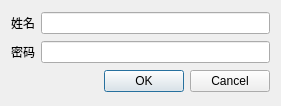
<?xml version="1.0" encoding="UTF-8"?>
<ui version="4.0">
 <class>CDialog</class>
 <widget class="QDialog" name="CDialog">
  <property name="geometry">
   <rect>
    <x>0</x>
    <y>0</y>
    <width>281</width>
    <height>106</height>
   </rect>
  </property>
  <property name="windowTitle">
   <string>Dialog</string>
  </property>
  <layout class="QGridLayout" name="gridLayout">
   <item row="0" column="0">
    <widget class="QLabel" name="label_gif">
     <property name="text">
      <string>姓名</string>
     </property>
    </widget>
   </item>
   <item row="0" column="1">
    <widget class="QLineEdit" name="lineEdit"/>
   </item>
   <item row="1" column="1">
    <widget class="QLineEdit" name="lePassword"/>
   </item>
   <item row="1" column="0">
    <widget class="QLabel" name="label_gif_2">
     <property name="text">
      <string>密码</string>
     </property>
    </widget>
   </item>
   <item row="2" column="0" colspan="2">
    <widget class="QDialogButtonBox" name="buttonBox">
     <property name="orientation">
      <enum>Qt::Horizontal</enum>
     </property>
     <property name="standardButtons">
      <set>QDialogButtonBox::Cancel|QDialogButtonBox::Ok</set>
     </property>
    </widget>
   </item>
  </layout>
 </widget>
 <resources/>
 <connections/>
</ui>
